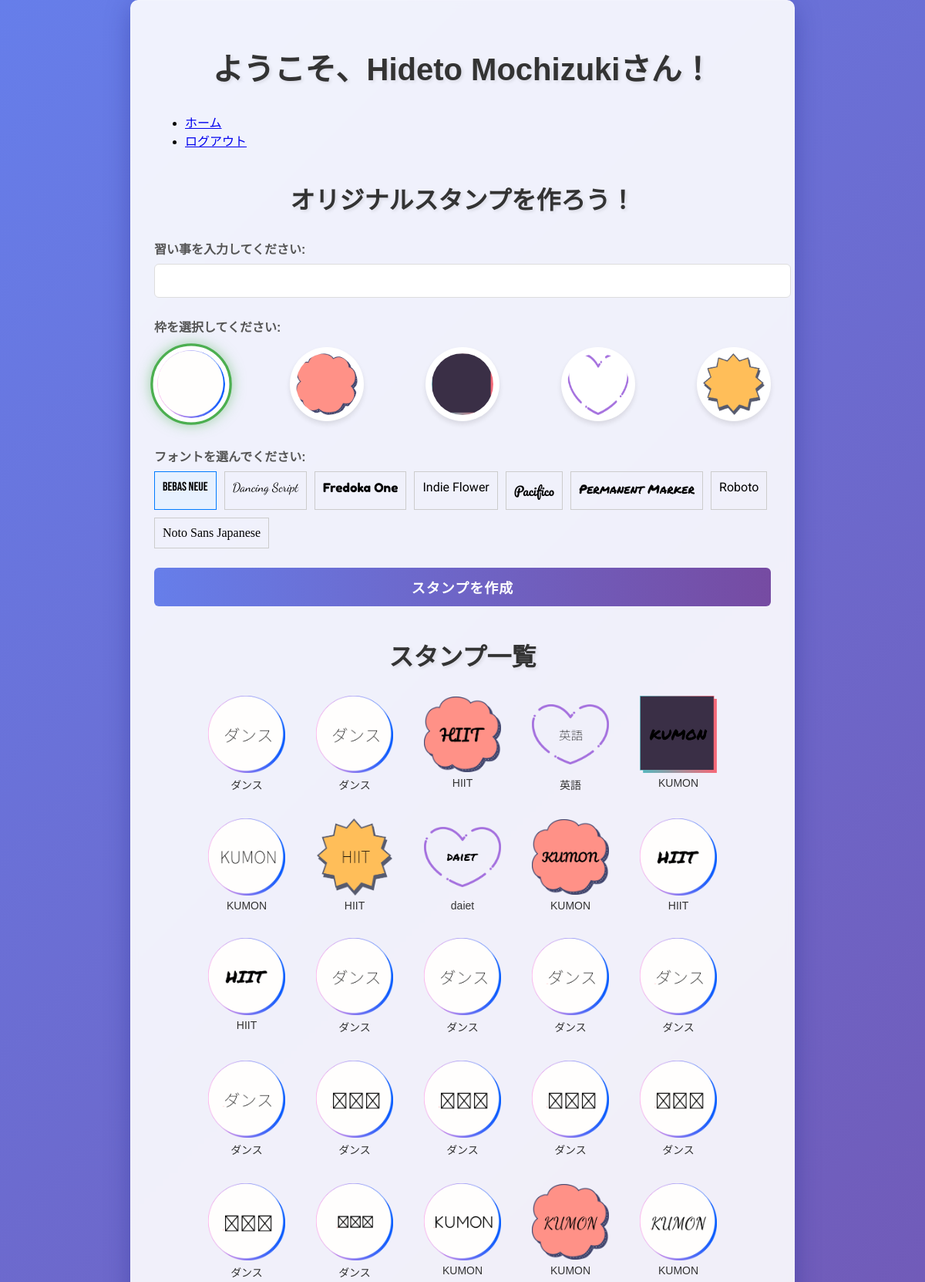
Page /stamp-creation/index.php (signed in, upper part) on the committed database.
### tables this page shows
CREATE TABLE `users` (
  `id` int(11) UNSIGNED NOT NULL,
  `name` varchar(100) NOT NULL,
  `kana` varchar(100) NOT NULL,
  `age` int(3) NOT NULL,
  `gender` enum('male','female','other') NOT NULL,
  `address` text NOT NULL,
  `email` varchar(100) NOT NULL,
  `phone` varchar(20) NOT NULL,
  `password` varchar(255) NOT NULL,
  `created_at` timestamp NOT NULL DEFAULT current_timestamp()
);

CREATE TABLE `stamps` (
  `id` int(11) NOT NULL,
  `hobby` varchar(255) NOT NULL,
  `shape` varchar(50) NOT NULL,
  `font` varchar(50) NOT NULL,
  `image_path` varchar(255) NOT NULL,
  `created_at` timestamp NOT NULL DEFAULT current_timestamp(),
  `user_id` int(11) DEFAULT NULL
);

### stamp-creation/index.php (the view, shortened to what this page needs)
<?php
require_once '../includes/db_connection.php';
$user_id = $_SESSION['user_id'];
$sql = "SELECT name FROM users WHERE id = ?";
$stmt = $conn->prepare($sql);
$stmt->bind_param("i", $user_id);
$stmt->execute();
$result = $stmt->get_result();
$user = $result->fetch_assoc();
$sql = "SELECT * FROM stamps ORDER BY created_at DESC";
$stmt = $conn->prepare($sql);
$stmt->execute();
$result = $stmt->get_result();
$saved_stamps = $result->fetch_all(MYSQLI_ASSOC);
$new_stamp_created = false;
?>
<!DOCTYPE html>
<html lang="ja">
<head>
    <link rel="stylesheet" type="text/css" href="styles.css">
</head>
<body>
    <div class="container">
        <header>
            <h1>ようこそ、<?php echo htmlspecialchars($user['name']); ?>さん！</h1>
            <nav>
                <ul>
                    <li><a href="../index.php">ホーム</a></li>
                    <li><a href="../registration/logout.php">ログアウト</a></li>
                </ul>
            </nav>
        </header>
        <h2>オリジナルスタンプを作ろう！</h2>
        <form id="stampForm" method="post" action="save_stamp.php">
            <div class="form-group">
                <label for="hobby">習い事を入力してください:</label>
                <input type="text" id="hobby" name="hobby" required>
            </div>
            <div class="form-group">
                <label>枠を選択してください:</label>
                <div id="shapeOptions">
                    <label>
                        <img src="../assets/images/stamp_shapes/circle.png" alt="丸型">
                    </label>
                    <label>
                        <img src="../assets/images/stamp_shapes/cloud.png" alt="雲型">
                    </label>
                    <label>
                        <img src="../assets/images/stamp_shapes/square.png" alt="四角型">
                    </label>
                    <label>
                        <img src="../assets/images/stamp_shapes/heart.png" alt="ハート型">
                    </label>
                    <label>
                        <img src="../assets/images/stamp_shapes/star.png" alt="星型">
                    </label>
                </div>
            </div>
            <div class="form-group">
                <label>フォントを選んでください:</label>
                <div id="fontPreview" class="font-preview">
                </div>
            </div>
            <div class="form-group">
                <button type="submit">スタンプを作成</button>
            </div>
        </form>
        <div id="stampSelection">
            <h2>スタンプ一覧</h2>
            <div id="savedStamps">
                <?php if (!empty($saved_stamps)): ?>
                    <?php foreach ($saved_stamps as $index => $stamp): ?>
                        <div class="saved-stamp <?php echo ($index === 0 && $new_stamp_created) ? 'new-stamp' : ''; ?>" data-stamp-id="<?php echo htmlspecialchars($stamp['id']); ?>">
                            <img src="/lesson-management-system<?php echo htmlspecialchars($stamp['image_path']); ?>" alt="Saved Stamp">
                            <p><?php echo htmlspecialchars($stamp['hobby']); ?></p>
                        </div>
                    <?php endforeach; ?>
                <?php else: ?>
                    <p>保存されたスタンプはありません。新しいスタンプを作成してみましょう！</p>
                <?php endif; ?>
            </div>
        </div>
    </div>
</body>
</html>

### stamp-creation/styles.css (style rules this page uses)
body { font-family: 'Arial', sans-serif; margin: 0; padding: 0; background: linear-gradient(135deg, #667eea 0%, #764ba2 100%); background-attachment: fixed; min-height: 100vh; display: flex; justify-content: center; align-items: center; }
.container { max-width: 800px; width: 90%; padding: 30px; background-color: rgba(255, 255, 255, 0.9); box-shadow: 0 8px 32px 0 rgba(31, 38, 135, 0.37); backdrop-filter: blur(4px); -webkit-backdrop-filter: blur(4px); border-radius: 10px; border: 1px solid rgba(255, 255, 255, 0.18); }
h1, h2 { color: #333; text-align: center; margin-bottom: 30px; font-size: 2.5em; text-shadow: 2px 2px 4px rgba(0,0,0,0.1); }
.saved-stamp img { width: 100px; height: auto; display: block; margin: 0 auto; }
h2 { font-size: 2em; margin-top: 40px; }
.form-group { margin-bottom: 25px; }
label { display: block; margin-bottom: 8px; color: #555; font-weight: bold; }
input[type="text"], select { width: 100%; padding: 12px; border: 1px solid #ddd; border-radius: 6px; font-size: 16px; transition: border-color 0.3s ease; }
#shapeOptions { display: flex; justify-content: space-between; margin-top: 15px; }
#shapeOptions label { display: flex; flex-direction: column; align-items: center; cursor: pointer; }
#shapeOptions img { width: 80px; height: 80px; border: 3px solid transparent; border-radius: 50%; transition: all 0.3s ease; padding: 5px; background-color: white; box-shadow: 0 4px 6px rgba(0, 0, 0, 0.1); }
#shapeOptions input[type="radio"]:checked + img { border-color: #4CAF50; transform: scale(1.1); box-shadow: 0 0 15px rgba(76, 175, 80, 0.5); }
button { display: block; width: 100%; padding: 12px; background: linear-gradient(to right, #667eea, #764ba2); color: white; border: none; border-radius: 6px; font-size: 18px; font-weight: bold; cursor: pointer; transition: all 0.3s ease; text-transform: uppercase; letter-spacing: 1px; }
#savedStamps { display: flex; flex-wrap: wrap; justify-content: center; gap: 20px; margin-top: 20px; }
.saved-stamp { width: 120px; text-align: center; }
.saved-stamp img { width: 100px; height: 100px; object-fit: contain; }
.saved-stamp p { margin-top: 5px; font-size: 14px; color: #333; }

### stamp-creation/index.php (style rules this page uses)
.font-preview { display: flex; flex-wrap: wrap; gap: 10px; }

### rows in the picture
users: name "Hideto Mochizuki"
stamps: image_path (picture), hobby "ダンス"
stamps: image_path (picture), hobby "ダンス"
stamps: image_path (picture), hobby "HIIT"
stamps: image_path (picture), hobby "英語"
stamps: image_path (picture), hobby "KUMON"
stamps: image_path (picture), hobby "KUMON"
stamps: image_path (picture), hobby "HIIT"
stamps: image_path (picture), hobby "daiet"
stamps: image_path (picture), hobby "KUMON"
stamps: image_path (picture), hobby "HIIT"
stamps: image_path (picture), hobby "HIIT"
stamps: image_path (picture), hobby "ダンス"
stamps: image_path (picture), hobby "ダンス"
stamps: image_path (picture), hobby "ダンス"
stamps: image_path (picture), hobby "ダンス"
stamps: image_path (picture), hobby "ダンス"
stamps: image_path (picture), hobby "ダンス"
stamps: image_path (picture), hobby "ダンス"
stamps: image_path (picture), hobby "ダンス"
stamps: image_path (picture), hobby "ダンス"
stamps: image_path (picture), hobby "ダンス"
stamps: image_path (picture), hobby "ダンス"
stamps: image_path (picture), hobby "KUMON"
stamps: image_path (picture), hobby "KUMON"
stamps: image_path (picture), hobby "KUMON"
